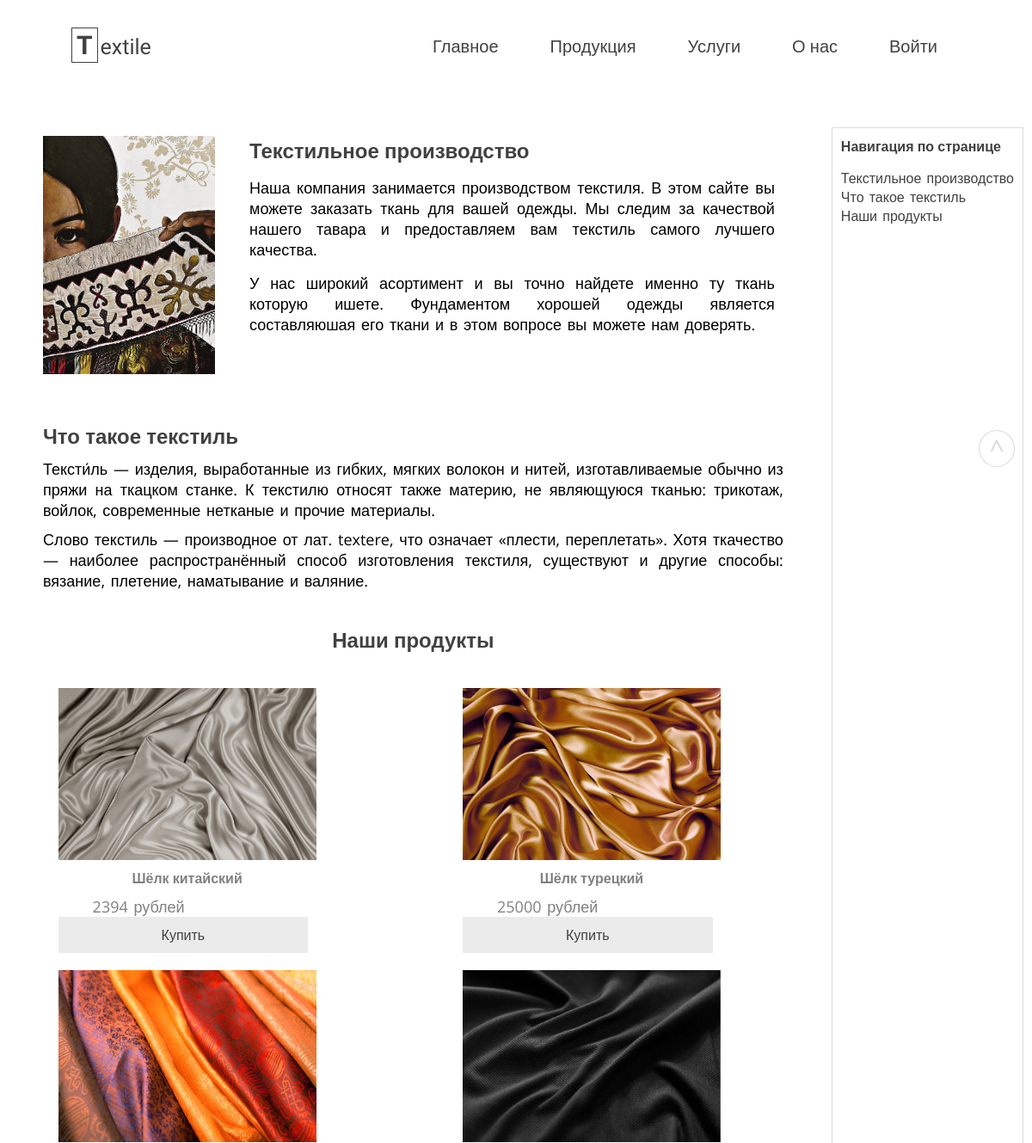
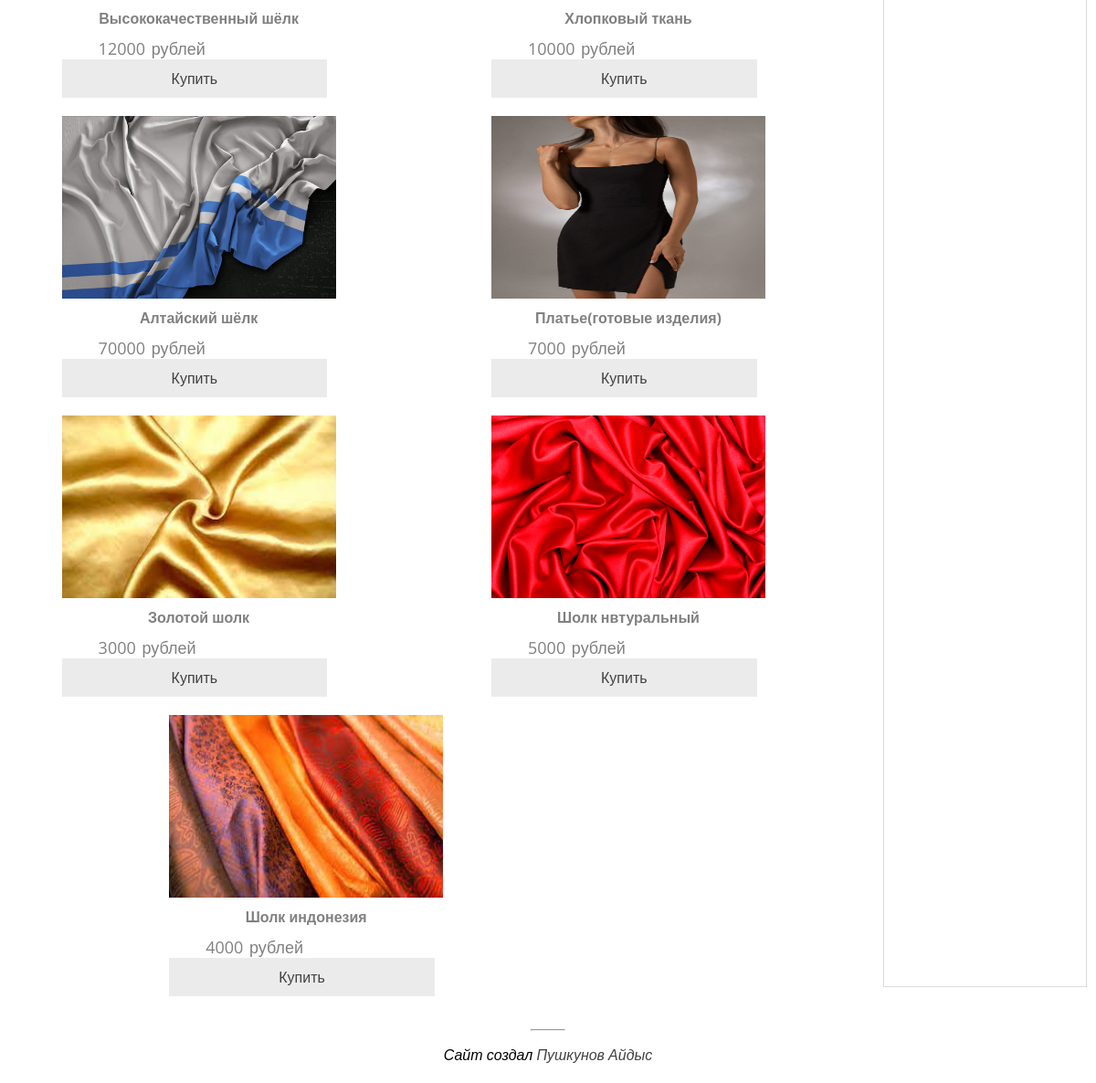
The page / on the database its author committed (2 pictures, top to bottom).
### tables this page shows
CREATE TABLE `products` (
  `id` int NOT NULL AUTO_INCREMENT,
  `image` varchar(255) DEFAULT NULL,
  `title` varchar(255) DEFAULT NULL,
  `price` varchar(255) DEFAULT NULL,
  PRIMARY KEY (`id`)
);

### index.php (the view, shortened to what this page needs)
<?php
    include "includes/db.php";
?>
<!DOCTYPE html>
<html lang="ru">
<head>
    <link rel="stylesheet" href="style/style.css">
    <link rel="stylesheet" href="style/main.css">
    <link rel="stylesheet" href="style/navigation.css">
    <link rel="stylesheet" type="text/css" href="style/product-block.css">
</head>
<body>
    <div id="header" class="container">
        <header>
            <nav scrolling="no">
                <div class="menu" scrolling="no">
                    <div class="logo">
                        <a href="index.html ">
                            <div class="text">
                                <b>T</b><span>extile</span>
                            </div>
                        </a>
                    </div>
                    <div class="menu-items" scrolling="no">
                        <ul>
                            <li><a href="#">Главное</a></li>
                            <li><a href="site-pages/authication-user.php">Продукция</a></li>
                            <li><a href="site-pages/authication-user.php">Услуги</a></li>
                            <li><a href="site-pages/authication-user.php">О нас</a></li>
                            <li><a href="site-pages/authication-user.php">Войти</a></li>
                        </ul>
                    </div>
                </div>
            </nav>
        </header>
        <article>
            <div class="article-header">
                <a href="https://vk.com/arzhanyart" target="_blank"><img class="woman-clothes" src="images/altai-clothes-woman.jpeg" alt="woman-clothes"/></a>
                <div class="article-text">
                    <h2 id="part1">Текстильное производство</h2>
                    <p>Наша компания занимается производством текстиля. В этом сайте вы можете заказать ткань для вашей одежды. Мы следим за качествой
                        нашего тавара и предоставляем вам текстиль самого лучшего качества.
                    </p>
                    <p>У нас широкий асортимент и вы точно найдете именно ту ткань которую ишете. Фундаментом хорошей одежды является
                        составляюшая его ткани и в этом вопросе вы можете нам доверять.
                    </p>
                </div>
            </div>
            <div class="article-header-2">
                <div class="article-text">
                    <h2 id="part2">Что такое текстиль</h2>
                    <p>Тексти́ль — изделия, выработанные из гибких, мягких волокон и нитей, изготавливаемые обычно из пряжи на ткацком станке. К текстилю относят также материю, не являющуюся тканью: трикотаж, войлок, современные нетканые и прочие материалы.
                    </p>
                    <p>Слово текстиль — производное от лат. textere, что означает «плести, переплетать». Хотя ткачество — наиболее распространённый способ изготовления текстиля, существуют и другие способы: вязание, плетение, наматывание и валяние.
                    </p>
                </div>
            </div>
            <div class="content-article-products">
            <h1 id="part3">Наши продукты</h1>
            <div class="content-article">
            <?php
                $query = "SELECT * from `products`";
                $result = mysqli_query($conn, $query);
                while ($products = mysqli_fetch_assoc($result))  {
                    echo('
                        <div class="article-header-2">
                            <div class="article-text">
                                <div class="block-products">
                                    <div class="image-block-products">
                                        <img src="includes/' . $products["image"] . '" class="image-products">
                                    </div>
                                <div class="information-products">
                                    <h4 class="title-product">' . $products["title"] . '</h4>
                                    <p class="price-product">' . $products["price"] . ' рублей</p>
                                    <a href="site-pages/authication-user.php" class="button-buy">Купить</a>
                                </div>
                            </div>
                        </div>
                    </div>
                    ');
                    echo "<br>";
                }
            ?>
            </div>
            </div>
        </article>
        <aside class="sidebar-right">
            <h4>Навигация по странице</h4>
            <p><a href="#part1">Текстильное производство</a></p>
            <p><a href="#part2">Что такое текстиль</a></p>
            <p><a href="#part3">Наши продукты</a></p>
        </aside>
        <footer>
            <div class="author">
                <hr>
                <i>Сайт создал <a href="mailto:MyWayInProgramming@gmail.com">Пушкунов Айдыс</a></i>
            </div>
        </footer>
    </div>
    <a href="#header"><div class="button-top">^</div></a>
</body>
</html>

### style/style.css (style rules this page uses)
* { margin: 0; padding: 0; }
html { scroll-behavior: smooth; }
body { font-family: 'Open Sans', sans-serif; }
a { transition: .3s; text-decoration: none; color: rgb(65, 65, 65); }
p { word-spacing: 2px; }
#part1 { animation-duration: 1s; animation-name: slidein; }
.menu { margin-top: 25px; display: flex; justify-content: space-between; padding: 10px; }
.menu-items { margin-right: 70px; transition: .4s; }
.menu-items ul { display: flex; }
.menu-items ul li { list-style: none; margin: 5px 30px; font-size: 20px; }
.menu-items ul li a { padding-top: 10px; text-decoration: none; color: rgb(65, 65, 65); transition: .3s; }
.logo { cursor: pointer; margin-left: 70px; }
.logo a { text-decoration: none; }
.text { color: rgb(65, 65, 65); font-size: 25px; font-family: 'Montserrat Alternates', sans-serif; }
.text b { font-size: 30px; border: 1px solid rgb(65, 65, 65); ; padding: 2px 5px; margin: 3px; color: rgb(65, 65, 65); }
.container { display: grid; grid-template-columns: auto auto; grid-template-rows: repeat(3); grid-gap: 1em; grid-template-areas: "header header header" "article article sidebar-R" "footer footer footer"; margin: 0 auto; width: 100%; max-width: 2000px; overflow: hidden; }
header { grid-area: header; margin-bottom: 50px; }
article { grid-area: article; margin-left: 10px; }
.sidebar-right { grid-area: sidebar-R; border: 1px solid rgb(219, 219, 219); margin-right: 10px; }
footer { grid-area: footer; text-align: center; margin-top: 10px; }
footer hr { color: rgb(65, 65, 65); width: 3%; margin: 15px auto; }
footer .author { margin: 20px auto; }
footer .author a { color: rgb(65, 65, 65); text-decoration: none; }
.button-top { opacity: .2; position: fixed; top: 500px; right: 20px; text-align: center; width: 40px; font-size: 30px; border: 1px solid rgb(65, 65, 65); border-radius: 50%; z-index: 1000; }

### style/main.css (style rules this page uses)
.woman-clothes { width: 200px; margin: 10px 40px; }
.article-header { display: flex; word-wrap: wrap; }
.article-header h2 { color: rgb(65, 65, 65); margin: 10px 0px }
.article-header p { text-align: justify; margin: 15px 50px 0 0; font-size: 18px; }
.article-header-2 { display: flex; margin-top: 30px; }
.article-header-2 h2 { color: rgb(65, 65, 65); margin: 10px 40px; }
.article-header-2 p { margin: 10px 40px; text-align: justify; font-size: 18px; }

### style/navigation.css (style rules this page uses)
.sidebar-right { word-wrap: wrap; text-align: left; color: rgb(65, 65, 65); padding: 10px ; }
.sidebar-right h4 { cursor: pointer; margin-bottom: 15px; }

### style/product-block.css (style rules this page uses)
* { margin: 0; padding: 0; }
#part3 { margin-top: 30px; }
.image-block-products { cursor: pointer; background-color: rgb(235, 235, 235); width: 300px; height: 200px; overflow: hidden; transition: 0.3s; }
.image-block-products img { width: 100%; height: 100%; transition: 0.3s; }
.content-article-products h1 { text-align: center; color: rgba(65, 65, 65); margin-bottom: 10px; word-wrap: wrap; }
.content-article { display: flex; justify-content: space-around; flex-wrap: wrap; }
.block-products { border-radius: 10px; margin-left: 20px; }
.image-products { width: 300px; }
.title-product { width: 300px; margin-top: 10px; text-align: center; color: gray; word-wrap: wrap; }
.price-product { text-align: center; color: gray; }
.button-buy { cursor: pointer; text-align: center; padding: 10px 120px; background-color: rgb(235, 235, 235); transition: .5s; }

### rows shown on the page
products: image (picture), title "Шёлк китайский", price "2394"
products: image (picture), title "Шёлк турецкий", price "25000"
products: image (picture), title "Высококачественный шёлк", price "12000"
products: image (picture), title "Хлопковый ткань", price "10000"
products: image (picture), title "Алтайский шёлк", price "70000"
products: image (picture), title "Платье(готовые изделия)", price "7000"
products: image (picture), title "Золотой шолк", price "3000"
products: image (picture), title "Шолк нвтуральный", price "5000"
products: image (picture), title "Шолк индонезия", price "4000"
